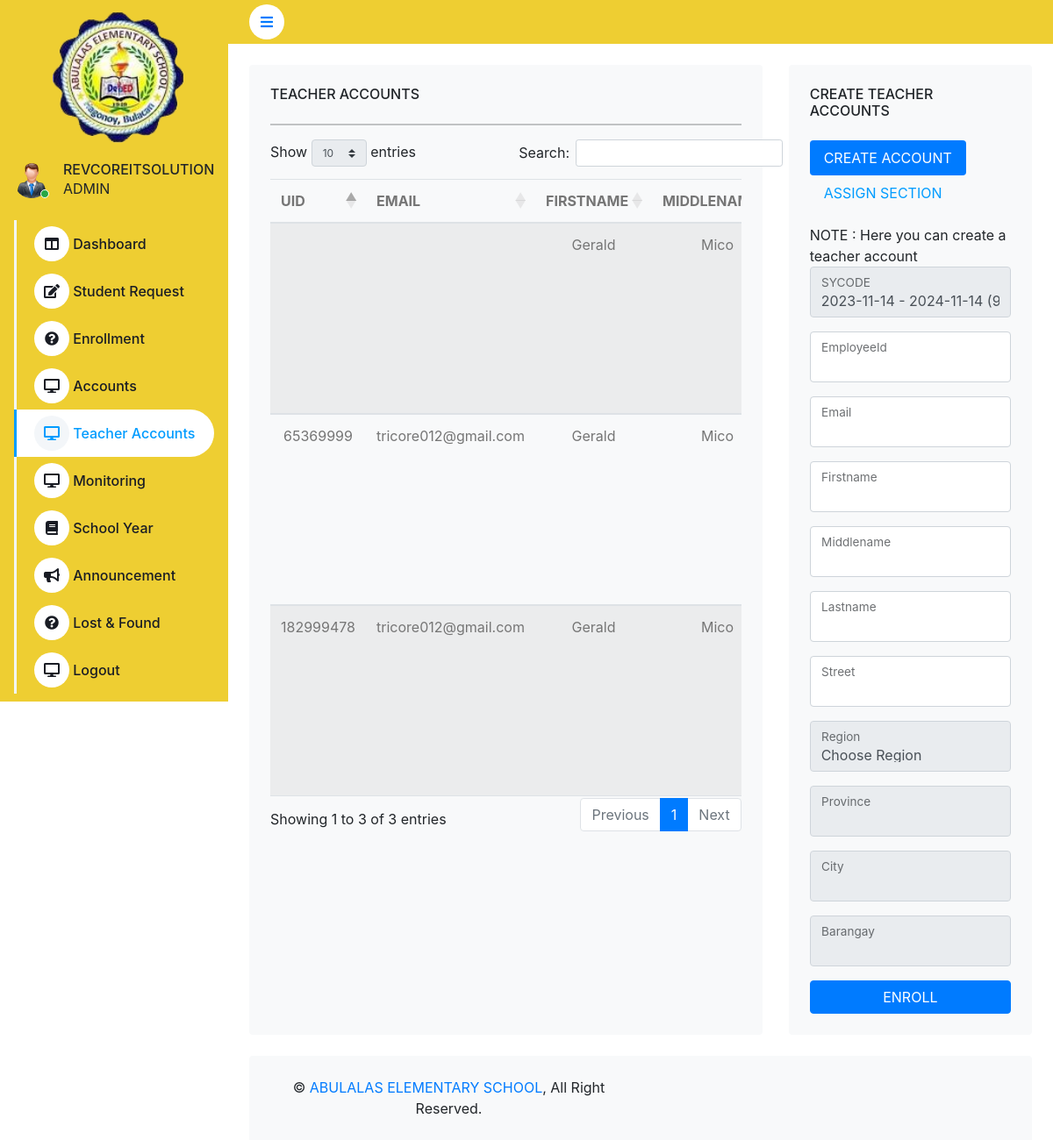
/home.php?view=teacher-accounts (signed in), run on the app's committed database.
### tables this page shows
CREATE TABLE `tbl_user_information` (
  `user_id` int(11) NOT NULL,
  `uid` varchar(250) NOT NULL,
  `email` varchar(50) NOT NULL,
  `password` varchar(250) NOT NULL,
  `designation` int(50) NOT NULL,
  `code` int(50) NOT NULL,
  `status` varchar(50) NOT NULL
);

CREATE TABLE `tbl_user_designation` (
  `did` int(11) NOT NULL,
  `role` varchar(50) NOT NULL
);

CREATE TABLE `tbl_school_teacher_record` (
  `eid` int(11) NOT NULL,
  `sycode` int(50) NOT NULL,
  `uid` varchar(255) NOT NULL,
  `fname` varchar(100) NOT NULL,
  `mname` varchar(100) NOT NULL,
  `lname` varchar(100) NOT NULL,
  `street` varchar(100) NOT NULL,
  `region_text` varchar(255) NOT NULL,
  `province_text` varchar(255) NOT NULL,
  `city_text` varchar(255) NOT NULL,
  `barangay_text` varchar(255) NOT NULL,
  `date_created` date NOT NULL
);

CREATE TABLE `teacher_assigned_section` (
  `aid` int(11) NOT NULL,
  `uid` varchar(255) NOT NULL,
  `sid` int(50) NOT NULL,
  `sycode` int(50) NOT NULL
);

### route/admin-teacher-accounts.php (the view, shortened to what the rows shown need)
<div class="container-fluid pt-4 px-4">
     <div class="row g-4">
         <div class="col-sm-12 col-xl-8">
             <div class="bg-light rounded h-100 p-4">
                          <table id="myTeacherTable" class="table table-striped" style="text-align:center;">
                                       <thead>
                                           <tr>
                                             <th scope="col">UID</th>
                                             <th scope="col">EMAIL</th>
                                             <th scope="col">FIRSTNAME</th>
                                             <th scope="col">MIDDLENAME</th>
                                           </tr>
                                        </thead>
                                      <tbody>
                                     <?php
                                     $teacherInfo = $portCont->AllAccountToDisplayTeacher();
                                     if (!empty($teacherInfo)) {
                                         foreach ($teacherInfo as $key => $value) {
                                     ?>
                                     <tr>
                                         <td><?php echo $teacherInfo[$key]['uid']; ?></td>
                                         <td><?php echo $teacherInfo[$key]['email']; ?></td>
                                         <td><?php echo $teacherInfo[$key]['fname']; ?></td>
                                         <td><?php echo $teacherInfo[$key]['mname']; ?></td>
                                     </tr>
                                 <?php } } ?>
                              </tbody>
                          </table>
             </div>
         </div>
     </div>
 </div>

### home.php (shortened to what the rows shown need)
<?php include('connection/MainController.php'); ?>
<!DOCTYPE html>
<html lang="en">
<head>
    <link href="https://cdnjs.cloudflare.com/ajax/libs/font-awesome/5.10.0/css/all.min.css" rel="stylesheet">
    <link href="https://cdn.jsdelivr.net/npm/bootstrap-icons@1.4.1/font/bootstrap-icons.css" rel="stylesheet">
    <link href="lib/owlcarousel/assets/owl.carousel.min.css" rel="stylesheet">
    <link href="lib/tempusdominus/css/tempusdominus-bootstrap-4.min.css" rel="stylesheet" />
    <link href="css/bootstrap.min.css" rel="stylesheet">
    <link href="css/style.css" rel="stylesheet">
    <link rel='stylesheet' href='https://cdnjs.cloudflare.com/ajax/libs/twitter-bootstrap/4.1.3/css/bootstrap.css'>
     <link rel='stylesheet' href='https://cdn.datatables.net/1.10.19/css/dataTables.bootstrap4.min.css'><link rel="stylesheet" href="./style.css">
    <link rel="stylesheet" href="https://unpkg.com/ag-grid-community/dist/styles/ag-grid.css">
    <link rel="stylesheet" href="https://unpkg.com/ag-grid-community/dist/styles/ag-theme-alpine.css">
</head>
<body>
    <div class="container-fluid position-relative bg-white d-flex p-0">
        <div class="sidebar pb-3" style="background-color:#eece32;">
            <nav class="navbar navbar-light" style="background-color:#eece32;">
                <div class="d-flex align-items-center mb-4">
                    <div class="ms-3">
                        <h6 class="mb-0"><?php echo strtoupper($filteredEmail); ?></h6>
                        <span><?php echo strtoupper($userSession[0]['role']); ?> </span>
                    </div>
                </div>
            </nav>
        </div>
        <div class="content">
            <?php if(($userSession[0]['designation'])  == 1) { ?>
            <?php if(!empty($_GET['view'])){ ?>
            <?php if($_GET['view'] == 'home') { ?>
            <?php include('route/admin-home.php'); ?>
            <?php } else if($_GET['view'] == 'charts') { ?>
            <?php include('route/admin-charts.php'); ?>
            <?php } else if($_GET['view'] == 'direction') { ?>
            <?php include('route/admin-direction.php'); ?>
            <?php } else if($_GET['view'] == 'request') { ?>
            <?php include('route/admin-studentrequest.php'); ?>
            <?php } else if($_GET['view'] == 'request_history') { ?>
            <?php include('route/admin-request_history.php'); ?>
            <?php } else if($_GET['view'] == 'enrollment') { ?>
            <?php include('route/admin-enrollment.php'); ?>
            <?php } else if($_GET['view'] == 'student-accounts') { ?>
            <?php include('route/admin-student-accounts.php'); ?>
            <?php } else if($_GET['view'] == 'teacher-accounts') { ?>
            <?php include('route/admin-teacher-accounts.php'); ?>
            <?php } else if($_GET['view'] == 'monitoring') { ?>
            <?php include('route/admin-monitoring.php'); ?>
            <?php } else if($_GET['view'] == 'schoolyear') { ?>
            <?php include('route/admin-schoolyear.php'); ?>
            <?php } else if($_GET['view'] == 'school_year_detail') { ?>
            <?php include('route/admin-schoolyear-details.php'); ?>
            <?php } else if($_GET['view'] == 'announcement') { ?>
            <?php include('route/admin-announcement.php'); ?>
            <?php } else if($_GET['view'] == 'lost') { ?>
            <?php include('route/admin-lost.php'); ?>
            <?php }  else { ?>
            <?php }  ?>
            <?php } else { ?>
            <?php include('route/admin-home.php'); ?>
            <?php } ?>
            <?php }else if(($userSession[0]['designation']) == 3) { ?>
            <?php if(!empty($_GET['view'])){ ?>
            <?php if($_GET['view'] == 'home') { ?>
            <?php include('route/student-home.php'); ?>
            <?php } else if($_GET['view'] == 'request') { ?>
            <?php include('route/student-request.php'); ?>
            <?php } else if($_GET['view'] == 'request_history') { ?>
            <?php include('route/student-request_history.php'); ?>
            <?php } else if($_GET['view'] == 'enrollnow') { ?>
            <?php include('route/student-enrollment.php'); ?>
            <?php } else if($_GET['view'] == 'myclass') { ?>
            <?php include('route/student-class.php'); ?>
            <?php } else if($_GET['view'] == 'monitoring') { ?>
            <?php include('route/student-monitoring.php'); ?>
            <?php } else { ?>
            <?php } ?>
            <?php }  else { ?>
            <?php include('route/student-home.php'); ?>
            <?php }  ?>
            <?php } ?>
        </div>
    </div>
</body>
</html>

### data on the page
tbl_user_information: email "REVCOREITSOLUTION", tbl_user_designation.role "ADMIN"
tbl_school_teacher_record: teacher_assigned_section.uid "65369999", tbl_user_information.email "tricore012@gmail.com", fname "Gerald", mname "Mico"
tbl_school_teacher_record: teacher_assigned_section.uid "182999478", tbl_user_information.email "tricore012@gmail.com", fname "Gerald", mname "Mico"
tbl_school_teacher_record: fname "Gerald", mname "Mico"

### other printed values
form field sycode "2023-11-14 - 2024-11-14 (9292)"
